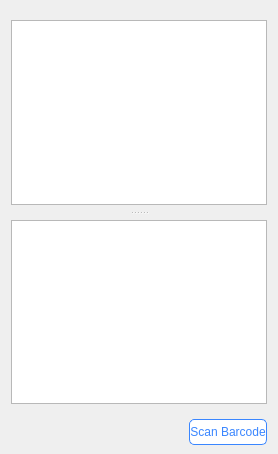
                             <widget class="QWidget" name="tab_8">
                              <attribute name="title">
                               <string>Scan Test_Left</string>
                              </attribute>
                              <layout class="QVBoxLayout" name="verticalLayout_57">
                               <property name="spacing">
                                <number>15</number>
                               </property>
                               <property name="topMargin">
                                <number>20</number>
                               </property>
                               <property name="bottomMargin">
                                <number>9</number>
                               </property>
                               <item>
                                <widget class="QSplitter" name="splitter_barcodeLeft">
                                 <property name="styleSheet">
                                  <string notr="true">#splitter_barcodeLeft::handle{
	background-color: white;
	image: url(:/icon/res/icon/dot_menu_more_horizontal_icon.png)
}
#splitter_barcodeLeft::handle:pressed {
}</string>
                                 </property>
                                 <property name="orientation">
                                  <enum>Qt::Orientation::Vertical</enum>
                                 </property>
                                 <property name="handleWidth">
                                  <number>15</number>
                                 </property>
                                 <widget class="QWidget" name="verticalLayoutWidget_2">
                                  <layout class="QHBoxLayout" name="horizontalLayout_12">
                                   <item>
                                    <widget class="QGraphicsView" name="graphicsView"/>
                                   </item>
                                  </layout>
                                 </widget>
                                 <widget class="QWidget" name="verticalLayoutWidget_3">
                                  <layout class="QVBoxLayout" name="verticalLayout_48">
                                   <item>
                                    <widget class="QTextBrowser" name="textBrowser"/>
                                   </item>
                                  </layout>
                                 </widget>
                                </widget>
                               </item>
                               <item>
                                <layout class="QHBoxLayout" name="horizontalLayout_36" stretch="1,1,1">
                                 <property name="spacing">
                                  <number>20</number>
                                 </property>
                                 <item>
                                  <widget class="QLabel" name="label_27">
                                   <property name="text">
                                    <string/>
                                   </property>
                                  </widget>
                                 </item>
                                 <item>
                                  <widget class="QLabel" name="label_37">
                                   <property name="text">
                                    <string/>
                                   </property>
                                  </widget>
                                 </item>
                                 <item>
                                  <widget class="QPushButton" name="pb_mes_messageLog_clear_6">
                                   <property name="minimumSize">
                                    <size>
                                     <width>0</width>
                                     <height>26</height>
                                    </size>
                                   </property>
                                   <property name="maximumSize">
                                    <size>
                                     <width>16777215</width>
                                     <height>26</height>
                                    </size>
                                   </property>
                                   <property name="styleSheet">
                                    <string notr="true">QPushButton{
	color: rgb(58, 134, 255);
	background-color: white;
	border: 1px solid rgb(58, 134, 255);
	border-radius: 5px;
}
/*(QPushButton:hover{
	color: white;
	background-color: rgb(58, 134, 255);
	border-radius: 5px;
}*/
QPushButton:pressed {
	padding-top: 3px;
    padding-left: 3px;
 }
QPushButton:disabled {
	color: #7f7f7f;
	border: 1px solid rgb(127, 127, 127);
 }</string>
                                   </property>
                                   <property name="text">
                                    <string>Scan Barcode</string>
                                   </property>
                                   <property name="icon">
                                    <iconset resource="resources.qrc">
                                     <normaloff>:/icon/res/icon/save_log.png</normaloff>:/icon/res/icon/save_log.png</iconset>
                                   </property>
                                  </widget>
                                 </item>
                                </layout>
                               </item>
                              </layout>
                             </widget>
